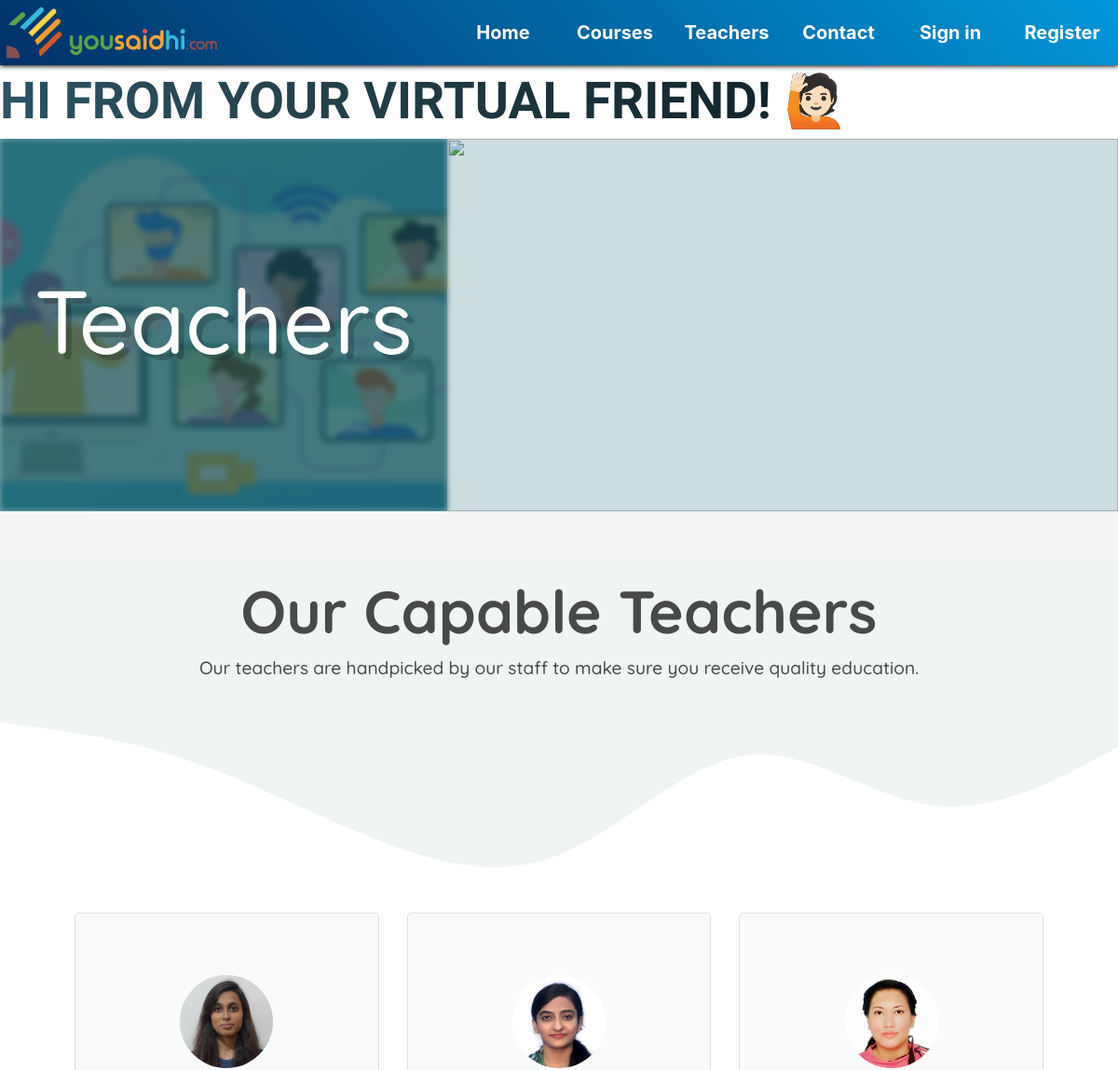
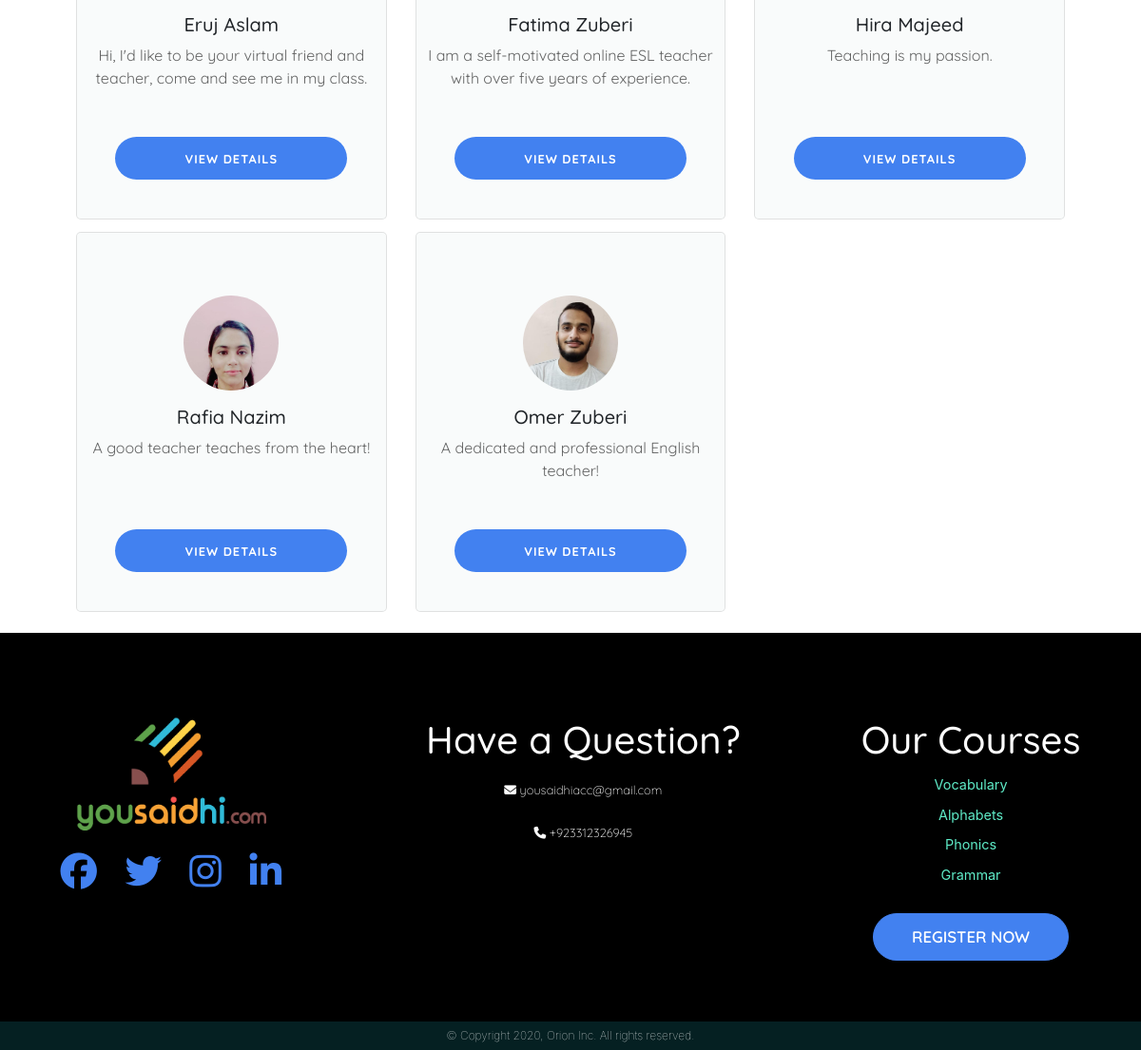
The page /teachers on the database its author committed (2 pictures, top to bottom).
### education/models.py (models this page shows, shortened)
class Teacher(db.Model):
    id = db.Column(db.Integer, primary_key=True)
    first_name = db.Column(db.String(50), nullable=False)
    last_name = db.Column(db.String(50), nullable=False)
    email = db.Column(db.String(120), unique=True, nullable=False)
    password = db.Column(db.String(60), nullable=False)
    education = db.relationship('Education', backref='teacher', lazy=True)
    age = db.Column(db.Integer,nullable=True)
    one_line_description = db.Column(db.String(100),nullable=True)
    about = db.Column(db.String(500),nullable=True)
    ratings = db.Column(db.String(2),nullable=True)
    image_file = db.Column(db.String(20), nullable=False, default='default.jpg')
    dates = db.relationship('Date', backref='teacher', lazy=True)
    bookings = db.relationship('Booking', backref='teacher', lazy=True)
    completed_lessons = db.Column(db.Integer,nullable=True)
    zoom_link = db.Column(db.String(100), nullable=True)
    account_title = db.Column(db.String(100),nullable=True)
    account_number = db.Column(db.String(100),nullable=True)
    account_bank = db.Column(db.String(100),nullable=True)
    mobile_number = db.Column(db.String(100),nullable=True)
    salaries = db.relationship('TeacherSalary',backref='teacher',lazy=True)
    def return_dict(self):
        teacher_dict = {
            'id' : self.id,
            'first_name': self.first_name,
            'last_name': self.last_name,
            'email': self.email,
            'password': self.password,
            'education': [education.return_dict() for education in self.education],
            'age': '' if self.age==None else self.age,
            'one_line_description':'' if self.one_line_description==None else self.one_line_description,
            'about': '' if self.about==None else self.about,
            'rating': '0' if self.ratings==None else self.ratings,
            'image_file': self.image_file,
            'dates': [date.return_dict() for date in self.dates],
            'bookings': [booking.return_dict() for booking in self.bookings],
            'completed_lessons': '0' if self.completed_lessons==None else self.completed_lessons,
            'zoom_link': '' if self.zoom_link==None else self.zoom_link,
            'account_title': 'None' if self.account_title==None else self.account_title,
            'account_number': 'None' if self.account_number==None else self.account_number,
            'account_bank': 'None' if self.account_bank==None else self.account_bank,
            'mobile_number': 'None' if self.mobile_number==None else self.mobile_number,
            'salaries':[salary.return_dict() for salary in self.salaries]
        }
        return teacher_dict
    @classmethod
    def return_all_obj(cls):
        teachers_dict = {}
        for teacher in Teacher.query.all():
            teachers_dict[teacher.id] = teacher.return_dict()
        return teachers_dict

### education/routes.py (the view)
@app.route('/teachers')
def teachers():
    teachers = [Teacher.query.get(2),Teacher.query.get(3),Teacher.query.get(4),Teacher.query.get(5),Teacher.query.get(6)]
    all_teachers = Teacher.return_all_obj()
    return render_template('teachers.html',teachers=teachers,all_teachers=all_teachers)

### education/models.py (called while the page is built)
    def return_dict(self):
        teacher_salary = {
            'id':self.id,
            'teacher_id':self.teacher_id,
            'year':self.year,
            'month':self.month,
            'salary':self.salary
        }
        return teacher_salary

    def return_dict(self):
        booking_dict = {
            'id': self.id,
            'student_id': self.student_id,
            'teacher_id': self.teacher_id,
            'lesson_id': self.lesson_id,
            'date_id': self.date_id,
            'slot_id': self.slot_id,
            'lecture_complete': 'false' if self.lecture_complete==False else 'true',
            'student_present': 'false' if self.student_present==False else 'true',
            'teacher_present': 'false' if self.teacher_present==False else 'true',
            'teacher_feedback':'None' if self.teacher_feedback==None else self.teacher_feedback
        }
        return booking_dict

    def return_dict(self):
        date_dict = {
            'id':self.id,
            'date':self.date,
            'slots':[slot.return_dict() for slot in self.slots],
            'teacher_id':self.teacher_id,
            'bookings':[bookings.return_dict() for bookings in self.bookings]
        }
        return date_dict

    def return_dict(self):
        slot_dict = {
            'id':self.id,
            'slot':self.slot,
            'date_id':self.date_id,
            'teacher_time_zone': self.teacher_time_zone,
            'booked' : 'false' if self.booked==False else 'true',
            'bookings': [booking.return_dict() for booking in self.bookings]
        }
        return slot_dict

### education/templates/teachers.html (shortened to what this page needs)
{% extends "layout.html" %}
{% block style_content %}
    <link rel="stylesheet" href="{{url_for('static',filename='teachers.css')}}">
{% endblock style_content %}
{% block body_content %}
<div  id="teacher-banner-teachers-display-page">
       <div class="teacher-banner-first-col">
            <h2>Teachers</h2>
            <img src="{{url_for('static',filename='html_pics/main.jpg')}}"
                 alt="">
       </div>
       <div class="teacher-banner-second-col">
          <div id="video-container-teachers-display-page">
             <div class="fullscreen-video-wrap-courses-display-page">
                 <img src="{{url_for('static',filename='html_pics/teacher.gif')}}"
                 alt="">
             </div>
          </div>
       </div>
    </div>
<div class="teachers-lower-border"></div>
<div class="teachers-main-card">
   <h1>Our Capable Teachers</h1>
   <p>Our teachers are handpicked by our staff to make sure you receive quality education.</p>
</div>
<div class="container teacher-packages">
    <div  class="container" id="teacher-courses-packages">
        <div class="row rowp" id="row-teacher-packages">
            {%for teacher in teachers%}
                <div class=" col-12 col-sm-6 col-md-4 col-md-offset-2"  id="column-teacher-display-page" >
                <div id="hovered-column-teacher-display-page">
                    <div class="picture-teacher-display-page">
                            <div class="thumbnail-teacher-display-page">
                                <img class="img-rounded" id="teacher-display-pic"  src="{{url_for('static',filename='data/teachers/'+teacher.first_name+'_'+teacher.email+'/'+teacher.image_file)}}">
                            </div>
                    </div>
                    <div class="details-teacher-display-page">
                        <div class="before-hr" id="anchorhead1-teacher-display-page">
                                <h5 class="search-heading">{{teacher.first_name}} {{teacher.last_name}}</h5>
                                <p style="color: rgba(0,0,0,0.6)">{{teacher.one_line_description}}</p>
                        </div>
                        <button class="btn teacher-details-display-button" id="view-{{teacher.id}}"><p>View Details</p></button>
                    </div>
                </div>
            </div>
            {%endfor%}
        </div>
    </div>
</div>
{% endblock body_content %}

### education/templates/layout.html (shortened to what this page needs)
<!doctype html>
<html lang="en">
<head>
	<link rel="stylesheet" href="https://maxcdn.bootstrapcdn.com/bootstrap/4.0.0/css/bootstrap.min.css">
	<link rel="stylesheet" href="{{url_for('static',filename='navbar.css')}}">
	<link rel="stylesheet" href="{{url_for('static',filename='footer.css')}}">
    <link rel="stylesheet" href="{{url_for('static',filename='slick-theme.css')}}">
	<link rel="stylesheet" href="{{url_for('static',filename='slick.css')}}">
	{% block style_content %}
    {% endblock %}
</head>
<body>
        <div class="navBarMain">
            <div class="navItem"><a href="/" ><img height=50 src="{{url_for('static',filename='html_pics/yousaidhi-logo-horizontal.png')}}" alt="" ></a></div>
            <div class="navItem"></div>
            <div class="navItem"><a href="{{url_for('home')}}">Home</a></div>
            <div class="navItem"><a href="{{url_for('courses')}}">Courses</a></div>
            <div class="navItem"><a href="{{url_for('teachers')}}">Teachers</a></div>
            <div class="navItem"><a href="{{url_for('contact_us')}}">Contact</a></div>
                {% if current_user.is_authenticated %}
					{% if current_user.role == 'TEACHER' %}
				    	<div class="navItem navSeperate"><a  href="{{url_for('teacher_panel')}}">Teacher Panel</a></div>
                        <div class="navItem"><a href="{{url_for('logout')}}">Logout</a></div>
					{% elif current_user.role == 'STUDENT'%}
			        	<div class="navItem navSeperate" ><a  href="{{url_for('student_panel')}}">Student Panel</a></div>
                         <div class="navItem"><a href="{{url_for('logout')}}">Logout</a></div>
                    {% elif current_user.role == 'TEACHER_ADMIN'%}
                        <div class="navItem navSeperate"><a  href="{{url_for('teacher_admin_panel')}}">Admin Panel</a></div>
                        <div class="navItem"><a href="{{url_for('logout')}}">Logout</a></div>
					{% endif %}
				{% else %}
					<div class="navItem navSeperate"><a  href="{{url_for('login')}}">Sign in</a></div>
                    <div class="navItem"><a href="{{url_for('register')}}">Register</a></div>
				{% endif %}
        </div>
        <div class="topBanner">
            <h1>HI FROM YOUR VIRTUAL FRIEND! <span style="color: initial;-webkit-text-fill-color:black"}>🙋🏻</span></h1>
        </div>
		{% block body_content %}
        {% endblock %}
			<footer>
		<div class="footer-container">
			<div class="left-col">
				<img style="object-fit:initial;" src="{{url_for('static',filename='html_pics/yousaidhi-logo.png')}}"
				     alt="" class="logo-image">
				<div class="social-media">
					<a href="#"
					   class="fb-icon"><i class="fab fa-facebook fa-2x"></i></a>
					<a href="#"
					   class="fb-icon"><i class="fab fa-twitter fa-2x"></i></a>
					<a href="#"
					   class="fb-icon"><i class="fab fa-instagram fa-2x"></i></a>
					<a href="#"
					   class="fb-icon"><i class="fab fa-linkedin-in fa-2x"></i></a>
				</div>
			</div>
			<div class="center-col">
				<h1 class="question">
					Have a Question?
				</h1>
				<p class="email-address"><i class="fa fa-envelope"></i> yousaidhiacc@gmail.com</p>
				<p class="email-address"><i class="fa fa-phone"></i> +923312326945 </p>
			</div>
			<div class="right-col">
				<h1>Our Courses</h1>
				<div class="course-list">
				<a href="{{url_for('courses')}}" class="course-name">Vocabulary</a>
				<a href="{{url_for('courses')}}" class="course-name">Alphabets</a>
				<a href="{{url_for('courses')}}" class="course-name">Phonics</a>
				<a href="{{url_for('courses')}}" class="course-name">Grammar</a></div>
				<a href="{{url_for('register')}}" style="text-decoration: none;"><button class="register-now-button"> <p>Register Now</p></button></a>
			</div>
		</div>
		<div class="footer-lower-border">
		   <div class="footer-overlay-border">
			  <small style="color: white; font-weight: 100; font-size: 12px">&copy; Copyright 2020, Orion Inc. All rights reserved.</small>
		   </div>
		</div>
	</footer>
</body>
</html>

### education/static/navbar.css (style rules this page uses)
h1, h2, h3, h4,h5,h6 { font-family: 'Quicksand', sans-serif;!important; }
p, strong { font-family: sans-serif; }
.navBarMain { height: 70px; color: black; z-index:20; display: grid; grid-template-columns: 2fr 2fr repeat(6,1fr); background: linear-gradient(45deg, #003167, #0297da); box-shadow: 0px 1px 5px black; position: sticky; top: 0px; }
.navBarMain .navItem { display: flex; justify-content: center; align-items: center; color: white; font-weight: bold; font-size: 20px; }
.navItem a { color: white; transition: all 200ms ease-in-out; text-decoration: none; }
.topBanner { display:flex; align-items: center; width: 100%; z-index: 15; overflow: hidden; }
.topBanner h1 { font-family: 'Nerko One', cursive; font-size: 55px; margin-top: 5px; position: relative; font-weight: 800; background-size: 100%; background-repeat: repeat; background: #0F2027; background: -webkit-linear-gradient(to right, #2C5364, #203A43, #0F2027); background: linear-gradient(to right, #2C5364, #203A43, #0F2027); -webkit-background-clip: text; -webkit-text-fill-color: transparent; -moz-background-clip: text; -moz-text-fill-color: transparent; animation-name: textBanner; animation-duration: 20s; animation-timing-function: linear; animation-iteration-count: infinite; }

### education/static/footer.css (style rules this page uses)
h1, h2, h3, h4,h5,h6 { font-family: 'Quicksand', sans-serif;!important; }
p, strong { font-family: 'Quicksand',sans-serif!important; }
footer { background-color: black; }
.footer-container { width: 100%; margin: auto; padding: 3em 0 4em 0; display: flex; justify-content: space-around; flex-wrap: wrap-reverse; flex-direction: row; }
.left-col { display: flex; margin-top: 40px; flex-direction: column; }
.logo-image { width: 200px; height: 120px; object-fit: cover; margin-bottom: 1.5em; margin-left: 1em; }
.social-media a { margin-right: 25px; font-size: 1.2em; text-decoration: none; transition: 0.3s ease-in-out; color: #4281f0; }
.center-col { display: flex; flex-direction: column; align-items: center; margin-top: 40px; }
.question { margin-bottom: 10px; font-size: 2.5em; color: #ffff; }
.center-col p { margin-top: 10px; font-size: 0.8em; font-weight: 300; color: #ffff; }
.right-col { margin-top: 40px; font-size: 1.5em; color: #ffff; display: flex; justify-content: center; align-items: center; flex-direction: column; }
.right-col h1 { text-align: center; }
.course-list { display: flex; flex-direction: column; align-items: center; margin: 0 0 1em 0; }
.course-list .course-name { font-size: 0.6em; text-decoration: none; color: #5fecc8; margin: 5px 0; }
.register-now-button { padding: 5px 40px; font-size: 1em; color: #ffffff; background-color: #4281F0; font-weight: 400; outline: none; border-radius: 30px; cursor: pointer; transition: all 0.3s ease; height: 50px; border: 1px solid #4281F0; }
.register-now-button > p { font-size: 0.7em; text-transform: uppercase; font-weight: 600; padding: 0!important; margin: 0!important; }
.footer-lower-border { height: 30px; background-color: rgb(13, 92, 99); width: 100%; }
.footer-overlay-border { background-color: rgba(0, 0, 0, 0.65); height: inherit; width: inherit; display: flex; justify-content: center; align-items: center; text-align: center; }

### rows shown on the page
Teacher: first_name+email+image_file (picture), first_name "Eruj", last_name "Aslam", one_line_description "Hi, I'd like to be your virtual friend and teacher, come and see me in my class."
Teacher: first_name+email+image_file (picture), first_name "Fatima", last_name "Zuberi", one_line_description "I am a self-motivated online ESL teacher with over five years of experience."
Teacher: first_name+email+image_file (picture), first_name "Hira", last_name "Majeed", one_line_description "Teaching is my passion."
Teacher: first_name+email+image_file (picture), first_name "Rafia", last_name "Nazim", one_line_description "A good teacher teaches from the heart!"
Teacher: first_name+email+image_file (picture), first_name "Omer", last_name "Zuberi", one_line_description "A dedicated and professional English teacher!"
